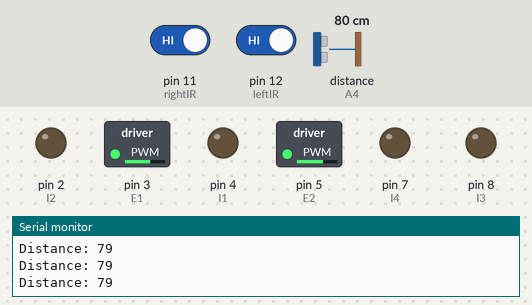
A sketch run on a simulated Arduino Uno, built with avr-gcc and run on an emulated ATmega328P. Shown: switched loads named in the sketch (green lamp = pin HIGH), output pins drawn as LEDs (lit = HIGH), the last lines printed to the serial monitor. Wiring (inferred from the names in the program): ultrasonic range finder: trigger A5; echo A4. The test bench sets the inputs (shaded band); at power-on: distance to the obstacle (sensor on A4) 80 cm, pin 11 (rightIR) HIGH, pin 12 (leftIR) HIGH. The echo pulse lasts 58.3 µs per cm; pins used as bus, display or sensor lines are not drawn.

Above: at 1.2 s.
1.3 s: distance to the obstacle (sensor on A4) set to 35 cm
2.8 s: distance to the obstacle (sensor on A4) set to 30 cm
At 3.6 s:
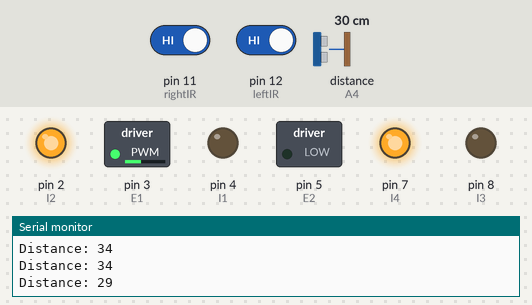
5.8 s: distance to the obstacle (sensor on A4) set to 60 cm
At 7.9 s:
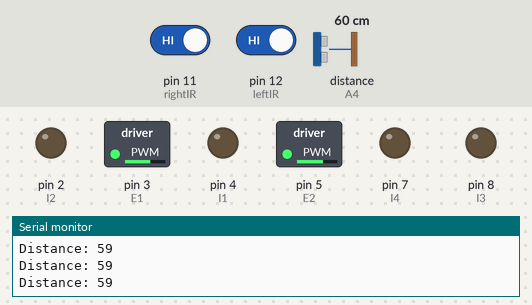
8.8 s: pin 11 (rightIR) driven LOW
At 10.0 s:
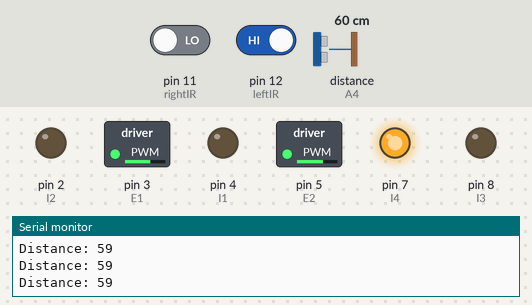
10.3 s: pin 11 (rightIR) driven HIGH
At 11.2 s:
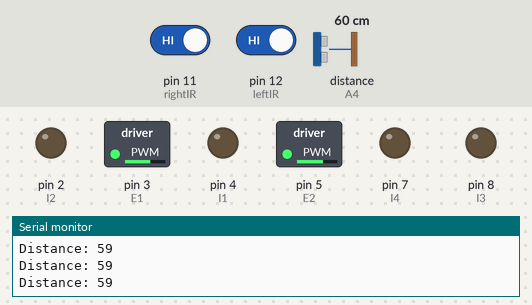
11.8 s: pin 12 (leftIR) driven LOW
At 12.4 s:
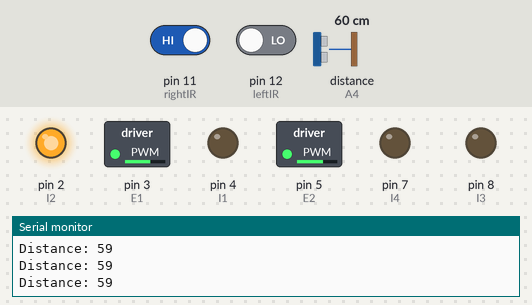
Timing chart, 0 to 14.3 s (numbered marks = the images above; inputs shaded):
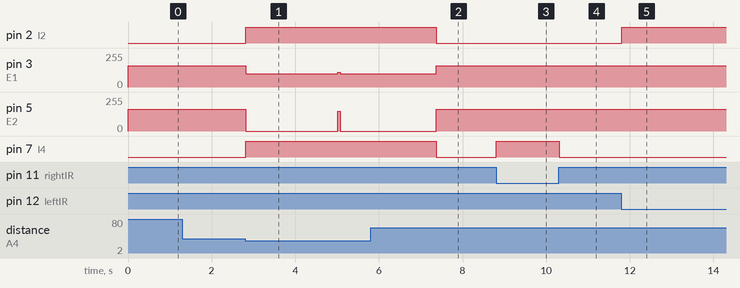

Measured:
- the behaviour switches between 32 and 31 cm on distance to the obstacle (sensor on A4) (found by bisection; images 0 and 1)
- after the input at 2.8 s, pin 2 (I2), pin 7 (I4): LOW → HIGH at once; pin 3 (E1): 160/255 → 100/255 at once; pin 5 (E2): 165/255 → 0/255 at once
- after the input at 5.8 s, pin 2 (I2), pin 7 (I4): HIGH → LOW after 1.6 s; pin 3 (E1): 100/255 → 160/255 after 1.6 s; pin 5 (E2): 0/255 → 165/255 after 1.6 s
- after the input at 8.8 s, pin 7 (I4): LOW → HIGH at once
- after the input at 10.3 s, pin 7 (I4): HIGH → LOW at once
- after the input at 11.8 s, pin 2 (I2): LOW → HIGH at once

The sketch:

Arc_line_obs.ino
```cpp
//For Ultrasonic Sensor
const int trigPin = A5;
const int echoPin = A4;
// defines variables
long duration;
int distance;

//For motor control
#define E1 3  // Enable Pin for motor 1
#define E2 5  // Enable Pin for motor 2

#define I1 4  // Control pin 1 for motor 1
#define I2 2  // Control pin 2 for motor 1
#define I3 8  // Control pin 1 for motor 2
#define I4 7  // Control pin 2 for motor 2

// Wheel 1
int m1=0; // Signal to Wheel 1 ->left wheel
// Wheel 2
int m2=0; // Signal to Wheel 2 -> right wheel

int leftIR=12;
int rightIR=11;

int temp;

void setup() {
  // put your setup code here, to run once:
  //For motor control
    pinMode(E1, OUTPUT);
    pinMode(E2, OUTPUT);

    pinMode(I1, OUTPUT);
    pinMode(I2, OUTPUT);
    pinMode(I3, OUTPUT);
    pinMode(I4, OUTPUT);

    digitalWrite(I1, LOW);//LOW
    digitalWrite(I2, HIGH);//HIGH
    digitalWrite(I3, LOW);//LOW
    digitalWrite(I4, HIGH);//HIGH

    //For IR
    pinMode(leftIR,INPUT);
    pinMode(rightIR,INPUT);

    //For Ultrasonic
    pinMode(trigPin, OUTPUT); // Sets the trigPin as an Output
    pinMode(echoPin, INPUT); // Sets the echoPin as an Input
    Serial.begin(9600); // Starts the serial communication

}

void loop() {

  digitalWrite(trigPin, LOW);
  delayMicroseconds(2);
  // Sets the trigPin on HIGH state for 10 micro seconds
  digitalWrite(trigPin, HIGH);
  delayMicroseconds(10);
  digitalWrite(trigPin, LOW);
  // Reads the echoPin, returns the sound wave travel time in microseconds
  duration = pulseIn(echoPin, HIGH);
  // Calculating the distance
  distance= duration*0.034/2;
  // Prints the distance on the Serial Monitor
  Serial.print("Distance: ");
  Serial.println(distance);

    if (distance>30) {
    if (digitalRead(leftIR)==0 && digitalRead(rightIR)==0) {
    digitalWrite(I1, LOW);//LOW
    digitalWrite(I2, HIGH);//HIGH
    digitalWrite(I3, LOW);//LOW
    digitalWrite(I4, HIGH);//HIGH


    }
  if (digitalRead(leftIR)==0 && digitalRead(rightIR)==1)
    {
    digitalWrite(I1, LOW);//LOW
    digitalWrite(I2, HIGH);//HIGH
    digitalWrite(I3, LOW);//LOW
    digitalWrite(I4, LOW);//HIGH

   }
   if (digitalRead(leftIR)==1 && digitalRead(rightIR)==0)
    {
    digitalWrite(I1, LOW);//LOW
    digitalWrite(I2, LOW);//HIGH
    digitalWrite(I3, LOW);//LOW
    digitalWrite(I4, HIGH);//HIGH

    }
    if (digitalRead(leftIR)==1 && digitalRead(rightIR)==1)
    {
    digitalWrite(I1, LOW);//LOW
    digitalWrite(I2, LOW);//HIGH
    digitalWrite(I3, LOW);//LOW
    digitalWrite(I4, LOW);//HIGH
    }

  }
  else
  {
    digitalWrite(I1, LOW);//LOW
    digitalWrite(I2, HIGH);//HIGH
    digitalWrite(I3, LOW);//LOW
    digitalWrite(I4, HIGH);//HIGH

    //Turn 90 degree
      m1=100;//120
      m2=0;//150
      analogWrite(E1, m1); // Run in m1 Speed
      analogWrite(E2, m2); // Run in m2 speed
      delay(2200);

    //Go circular
    temp=1;
    while( (digitalRead(leftIR)==0 && digitalRead(leftIR)==0)|| temp==1 )
    {//Go left
      m1=110;//110
      m2=150;//150
      analogWrite(E1, m1); // Run in m1 Speed
      analogWrite(E2, m2); // Run in m2 speed
      delay(50);
      temp=0;
    }
    //Turn 90 degree
      m1=100;//120
      m2=0;//150
      analogWrite(E1, m1); // Run in m1 Speed
      analogWrite(E2, m2); // Run in m2 speed
      delay(2300);

  }

    m1=160;
    m2=165;
  analogWrite(E1, m1); // Run in m1 Speed
  analogWrite(E2, m2); // Run in m2 speed
}
```
